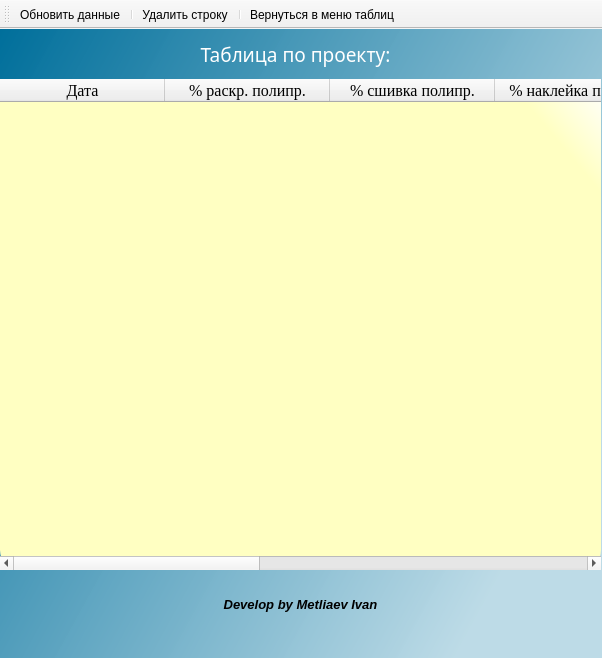
<?xml version="1.0" encoding="UTF-8"?>
<ui version="4.0">
 <class>Table1</class>
 <widget class="QMainWindow" name="Table1">
  <property name="geometry">
   <rect>
    <x>0</x>
    <y>0</y>
    <width>602</width>
    <height>658</height>
   </rect>
  </property>
  <property name="minimumSize">
   <size>
    <width>602</width>
    <height>658</height>
   </size>
  </property>
  <property name="maximumSize">
   <size>
    <width>602</width>
    <height>658</height>
   </size>
  </property>
  <property name="windowTitle">
   <string>Данные по проекту</string>
  </property>
  <property name="styleSheet">
   <string notr="true">QWidget#centralwidget{
     background:qlineargradient(spread:pad, x1:0, y1:0, x2:1, y2:0.574, stop:0 rgba(0, 111, 155, 255), stop:1 rgba(187, 218, 230, 248));
}</string>
  </property>
  <widget class="QWidget" name="centralwidget">
   <widget class="QTableWidget" name="maintable">
    <property name="geometry">
     <rect>
      <x>0</x>
      <y>50</y>
      <width>601</width>
      <height>491</height>
     </rect>
    </property>
    <property name="minimumSize">
     <size>
      <width>0</width>
      <height>0</height>
     </size>
    </property>
    <property name="maximumSize">
     <size>
      <width>2000</width>
      <height>2000</height>
     </size>
    </property>
    <property name="font">
     <font>
      <family>Times New Roman</family>
      <pointsize>12</pointsize>
     </font>
    </property>
    <property name="styleSheet">
     <string notr="true">QTableWidget{
	background-color:qlineargradient(spread:pad, x1:0.892, y1:0.0738636, x2:1, y2:0, stop:0 rgba(255, 255, 194, 255), stop:1 rgba(255, 255, 255, 255));
	selection-background-color: qlineargradient(spread:pad, x1:0, y1:0, x2:1, y2:1, stop:0 rgba(81, 255, 95, 255), stop:1 rgba(187, 255, 207, 255));
	section-color:black;
	border-radius: 20%;
}
</string>
    </property>
    <property name="rowCount">
     <number>0</number>
    </property>
    <attribute name="horizontalHeaderVisible">
     <bool>true</bool>
    </attribute>
    <attribute name="horizontalHeaderCascadingSectionResizes">
     <bool>false</bool>
    </attribute>
    <attribute name="horizontalHeaderDefaultSectionSize">
     <number>165</number>
    </attribute>
    <attribute name="horizontalHeaderMinimumSectionSize">
     <number>84</number>
    </attribute>
    <attribute name="horizontalHeaderShowSortIndicator" stdset="0">
     <bool>true</bool>
    </attribute>
    <attribute name="horizontalHeaderStretchLastSection">
     <bool>false</bool>
    </attribute>
    <attribute name="verticalHeaderVisible">
     <bool>true</bool>
    </attribute>
    <column>
     <property name="text">
      <string>Дата</string>
     </property>
     <property name="font">
      <font>
       <family>Times New Roman</family>
       <pointsize>12</pointsize>
      </font>
     </property>
    </column>
    <column>
     <property name="text">
      <string>% раскр. полипр.</string>
     </property>
     <property name="font">
      <font>
       <family>Times New Roman</family>
       <pointsize>12</pointsize>
      </font>
     </property>
    </column>
    <column>
     <property name="text">
      <string>% сшивка полипр.</string>
     </property>
     <property name="font">
      <font>
       <family>Times New Roman</family>
       <pointsize>12</pointsize>
      </font>
     </property>
    </column>
    <column>
     <property name="text">
      <string>% наклейка полипр.</string>
     </property>
     <property name="font">
      <font>
       <family>Times New Roman</family>
       <pointsize>12</pointsize>
      </font>
     </property>
    </column>
    <column>
     <property name="text">
      <string>% пробивка люверс</string>
     </property>
     <property name="font">
      <font>
       <family>Times New Roman</family>
       <pointsize>12</pointsize>
      </font>
     </property>
    </column>
    <column>
     <property name="text">
      <string>% упаковки</string>
     </property>
     <property name="font">
      <font>
       <family>Times New Roman</family>
       <pointsize>12</pointsize>
      </font>
     </property>
    </column>
    <column>
     <property name="text">
      <string>% общая готовность</string>
     </property>
     <property name="font">
      <font>
       <family>Times New Roman</family>
       <pointsize>12</pointsize>
      </font>
     </property>
    </column>
   </widget>
   <widget class="QLabel" name="logo">
    <property name="geometry">
     <rect>
      <x>380</x>
      <y>550</y>
      <width>51</width>
      <height>51</height>
     </rect>
    </property>
    <property name="minimumSize">
     <size>
      <width>30</width>
      <height>30</height>
     </size>
    </property>
    <property name="styleSheet">
     <string notr="true">image:url(:/logo/logo/35th Parallel-logos1.png);
</string>
    </property>
    <property name="text">
     <string/>
    </property>
   </widget>
   <widget class="QLabel" name="progect_name_label">
    <property name="geometry">
     <rect>
      <x>0</x>
      <y>0</y>
      <width>591</width>
      <height>51</height>
     </rect>
    </property>
    <property name="font">
     <font>
      <family>Times New Roman 12</family>
      <pointsize>14</pointsize>
      <weight>50</weight>
      <italic>false</italic>
      <bold>false</bold>
     </font>
    </property>
    <property name="styleSheet">
     <string notr="true">QLabel{
font: 14pt &quot;Times New Roman&quot; bold;
color:white
}</string>
    </property>
    <property name="text">
     <string>Таблица по проекту:</string>
    </property>
    <property name="alignment">
     <set>Qt::AlignCenter</set>
    </property>
    <property name="wordWrap">
     <bool>true</bool>
    </property>
   </widget>
   <widget class="QLabel" name="label_develop">
    <property name="geometry">
     <rect>
      <x>0</x>
      <y>550</y>
      <width>601</width>
      <height>51</height>
     </rect>
    </property>
    <property name="font">
     <font>
      <family>MS Sans Serif</family>
      <pointsize>10</pointsize>
      <weight>75</weight>
      <italic>true</italic>
      <bold>true</bold>
     </font>
    </property>
    <property name="text">
     <string>Develop by Metliaev Ivan</string>
    </property>
    <property name="alignment">
     <set>Qt::AlignCenter</set>
    </property>
   </widget>
   <zorder>label_develop</zorder>
   <zorder>maintable</zorder>
   <zorder>logo</zorder>
   <zorder>progect_name_label</zorder>
  </widget>
  <widget class="QToolBar" name="toolBar">
   <property name="minimumSize">
    <size>
     <width>0</width>
     <height>0</height>
    </size>
   </property>
   <property name="maximumSize">
    <size>
     <width>16777215</width>
     <height>50</height>
    </size>
   </property>
   <property name="windowTitle">
    <string>toolBar</string>
   </property>
   <property name="iconSize">
    <size>
     <width>46</width>
     <height>46</height>
    </size>
   </property>
   <attribute name="toolBarArea">
    <enum>TopToolBarArea</enum>
   </attribute>
   <attribute name="toolBarBreak">
    <bool>false</bool>
   </attribute>
   <addaction name="refresh_1"/>
   <addaction name="separator"/>
   <addaction name="delite_str"/>
   <addaction name="separator"/>
   <addaction name="exit_from_table"/>
  </widget>
  <action name="delite_str">
   <property name="checkable">
    <bool>true</bool>
   </property>
   <property name="icon">
    <iconset resource="../images/images_store.qrc">
     <normaloff>:/table/tables/delite_db.png</normaloff>:/table/tables/delite_db.png</iconset>
   </property>
   <property name="text">
    <string>Удалить строку</string>
   </property>
  </action>
  <action name="exit_from_table">
   <property name="checkable">
    <bool>true</bool>
   </property>
   <property name="icon">
    <iconset>
     <normaloff>../images/tables/exit.png</normaloff>../images/tables/exit.png</iconset>
   </property>
   <property name="text">
    <string>Вернуться в меню таблиц</string>
   </property>
  </action>
  <action name="refresh_1">
   <property name="checked">
    <bool>false</bool>
   </property>
   <property name="enabled">
    <bool>true</bool>
   </property>
   <property name="icon">
    <iconset resource="../images/images_store.qrc">
     <normaloff>:/table/tables/refresh.png</normaloff>:/table/tables/refresh.png</iconset>
   </property>
   <property name="text">
    <string>Обновить данные</string>
   </property>
   <property name="toolTip">
    <string>Обновить данные</string>
   </property>
   <property name="shortcutVisibleInContextMenu">
    <bool>true</bool>
   </property>
  </action>
 </widget>
 <resources>
  <include location="../images/images_store.qrc"/>
 </resources>
 <connections/>
</ui>
